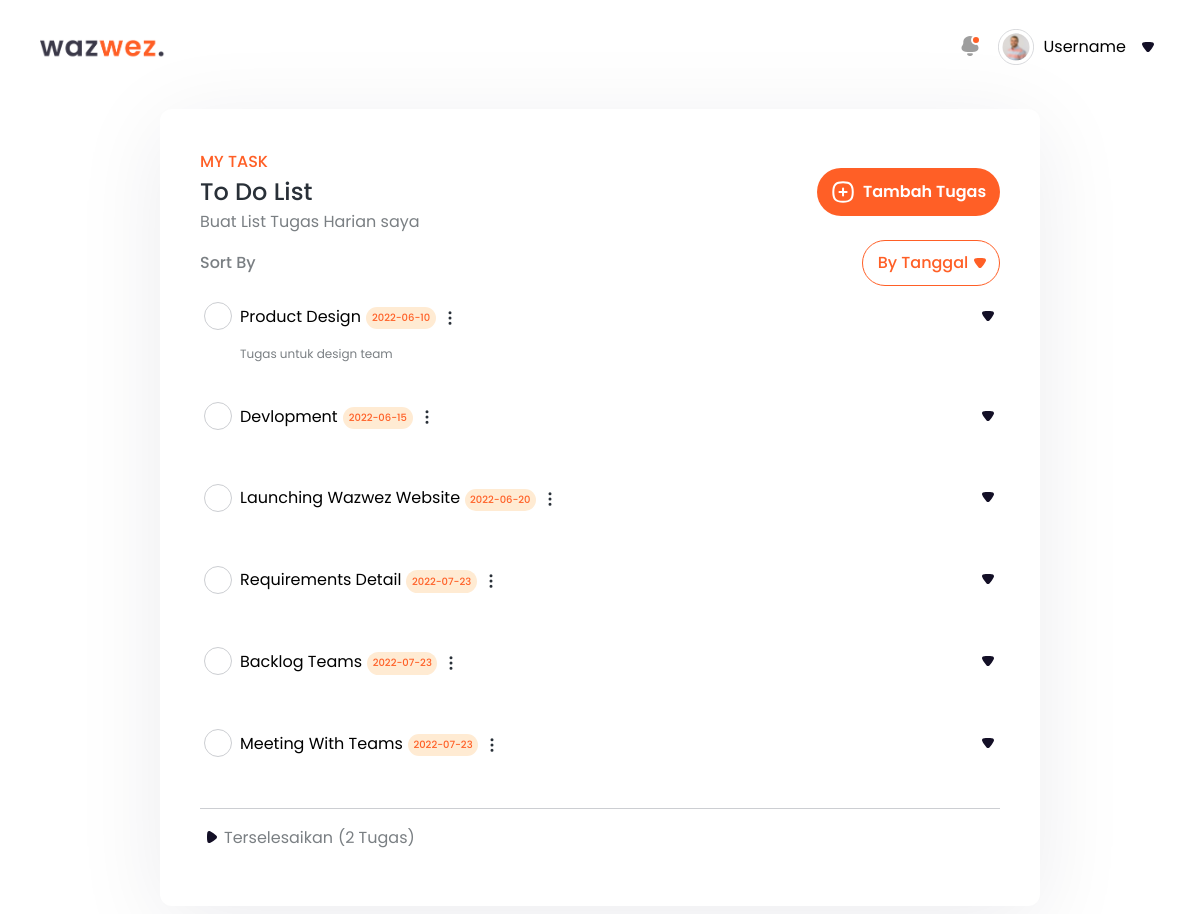
The page /wazwez-php/index.php on the database its author committed.
### tables this page shows
CREATE TABLE `tasks` (
  `TaskId` int(6) NOT NULL,
  `UserId` int(6) DEFAULT NULL,
  `Title` varchar(255) NOT NULL,
  `Date` date NOT NULL,
  `Description` varchar(255) DEFAULT NULL,
  `Statuses` enum('ONGOING','DONE') DEFAULT NULL
);

### wazwez-php/index.php (the view, shortened to what this page needs)
<?php
	include_once('config.php');
	$retrieve = "SELECT * FROM tasks";
	$result = ($conn->query($retrieve));
	$row =[];
	if ($result->num_rows > 0) {
		$row =$result->fetch_all(MYSQLI_ASSOC);
	}
?>
<!DOCTYPE html>
<html lang="en">
	<head>
		<link rel="stylesheet" type="text/css" href="./assets/css/main.css">
	</head>
	<body>
		<header>
			<nav>
				<div class="navbar">
					<div class="logo">
						<a href="#"><img src="./assets/image/wazwez-logo.png" alt="wazwez"></a>
					</div>
					<div class="notification">
						<img src="./assets/icons/notification.svg" alt="notification">
					</div>
					<div class="user-profile">
						<img src="./assets/icons/Profile - User.svg" alt="User Profile">
						<p>Username</p>
						<i><img src="./assets/icons/Arrow - Down 2.svg" alt="Arrow Down 2"></i>
					</div>
				</div>
			</nav>
		</header>
		<main>
			<div class="container">
				<section class="content">
					<div class="task">
						<div class="title-plus-cta">
							<div class="title-desc">
								<p>MY TASK</p>
								<div class="frame-title-desc">
									<h2>To Do List</h2>
									<p>Buat List Tugas Harian saya</p>
								</div>
							</div>
							<div class="button" id="btnCREATETASK">
								<i><img src="./assets/icons/Plus - 1.svg" alt=""></i>
								<p>Tambah Tugas</p>
							</div>
						</div>
						<div class="filter">
							<p>Sort By</p>
							<div class="dropdown">
								<div class="dropdown-btn" id="dropdownBTN">
									<span>By Tanggal</span>
									<i><img src="./assets/icons/Arrow - Down 2 - Orange.svg" alt="Arrow Down"></i>
								</div>
							</div>
						</div>
						<div class="result-task">
							<ul class="task-list" id="taskLIST">
								<?php
									if(!empty($row))
									foreach($row as $rows)
									{
								?>
									<li class=" do-lists">
										<div class="frame-result-task">
											<div class="sub-frame-result-task">
												<input type="checkbox">
												<label><p class="title-task"><?php echo $rows['Title']; ?></p></label>
												<span class="badge" id=""><p><?php echo $rows['Date']?></p></span>
												<div class="frame-more-task">
													<i class="more" onclick="clickMore(this)"><img src="./assets/icons/more-vertical-black.svg" alt="more"></i>
												</div>
											</div>
											<p class="decs" id=""><?php echo $rows['Description']; ?></p>
										</div>
										<div class="accordion-button" onclick="AccordionClick(this)">
											<i><img src="./assets/icons/Arrow - Down 2.svg" alt="Icon"></i>
										</div>
									</li>
								<?php } ?>
							</ul>
						</div>
					</div>
				</section>
				<section class="output">
					<div class="out-title">
						<i><img src="./assets/icons/Arrow - Right 2.svg" alt="Arrow Up 2"></i>
						<p>Terselesaikan</p>
						<span><p>(2 Tugas)</p></span>
					</div>
				</section>
			</div>
		</main>
	</body>
</html>

### rows shown on the page
tasks: Title "Product Design", Date "2022-06-10", Description "Tugas untuk design team"
tasks: Title "Devlopment", Date "2022-06-15"
tasks: Title "Launching Wazwez Website", Date "2022-06-20"
tasks: Title "Requirements Detail", Date "2022-07-23"
tasks: Title "Backlog Teams", Date "2022-07-23"
tasks: Title "Meeting With Teams", Date "2022-07-23"
